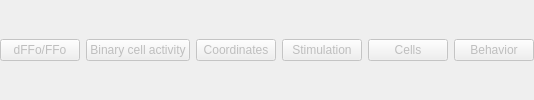
            <widget class="QFrame" name="frame">
             <layout class="QHBoxLayout" name="horizontalLayout">
              <property name="leftMargin">
               <number>0</number>
              </property>
              <property name="topMargin">
               <number>0</number>
              </property>
              <property name="rightMargin">
               <number>0</number>
              </property>
              <property name="bottomMargin">
               <number>0</number>
              </property>
              <item>
               <widget class="QPushButton" name="btn_view_dFFo">
                <property name="enabled">
                 <bool>false</bool>
                </property>
                <property name="toolTip">
                 <string>Visualize the current dFFo variable.</string>
                </property>
                <property name="text">
                 <string>dFFo/FFo</string>
                </property>
               </widget>
              </item>
              <item>
               <widget class="QPushButton" name="btn_view_neuronal_activity">
                <property name="enabled">
                 <bool>false</bool>
                </property>
                <property name="toolTip">
                 <string>Visualize the current Binary Cell Activity variable.</string>
                </property>
                <property name="text">
                 <string>Binary cell activity</string>
                </property>
               </widget>
              </item>
              <item>
               <widget class="QPushButton" name="btn_view_coordinates">
                <property name="enabled">
                 <bool>false</bool>
                </property>
                <property name="toolTip">
                 <string>Visualize the current Coordinates variable.</string>
                </property>
                <property name="text">
                 <string>Coordinates</string>
                </property>
               </widget>
              </item>
              <item>
               <widget class="QPushButton" name="btn_view_stim">
                <property name="enabled">
                 <bool>false</bool>
                </property>
                <property name="toolTip">
                 <string>Visualize the current Stimulation variable.</string>
                </property>
                <property name="text">
                 <string>Stimulation</string>
                </property>
               </widget>
              </item>
              <item>
               <widget class="QPushButton" name="btn_view_cells">
                <property name="enabled">
                 <bool>false</bool>
                </property>
                <property name="toolTip">
                 <string>Visualize the current Cells variable.</string>
                </property>
                <property name="text">
                 <string>Cells</string>
                </property>
               </widget>
              </item>
              <item>
               <widget class="QPushButton" name="btn_view_behavior">
                <property name="enabled">
                 <bool>false</bool>
                </property>
                <property name="toolTip">
                 <string>Visualize the current Behavior variable.</string>
                </property>
                <property name="text">
                 <string>Behavior</string>
                </property>
               </widget>
              </item>
             </layout>
            </widget>
